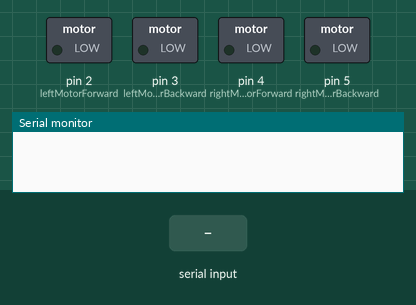
Bench run of a sketch on a simulated Arduino Uno, built with avr-gcc and run on an emulated ATmega328P. Parts: switched loads named in the sketch (green lamp = pin HIGH), the last lines printed to the serial monitor. The inputs (shaded band) are chosen by the test bench.

Above: at 1.2 s.
1.3 s: "F" received over Serial
At 2.1 s:
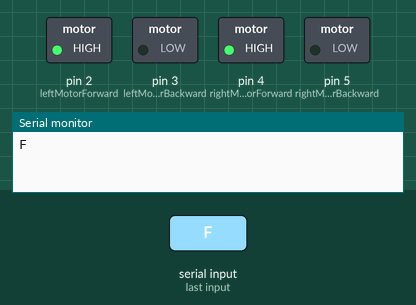
2.8 s: "B" received over Serial
At 3.3 s:
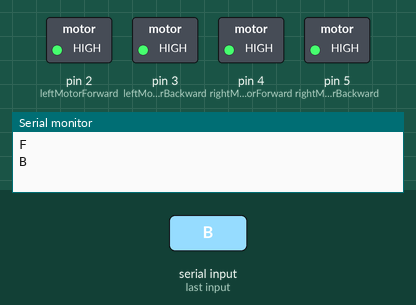
Timing chart, 0 to 5.8 s (numbered marks = the images above; inputs shaded):
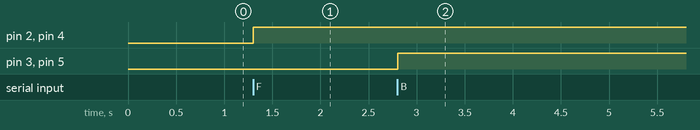

The sketch:

projet.ino.ino
```cpp
char cmd;
const int leftMotorForward=2;
const int leftMotorBackward=3;
const int rightMotorForward=4;
const int rightMotorBackward=5;
void setup() {
  // put your setup code here, to run once:
  Serial.begin(9600);
  pinMode(leftMotorForward,OUTPUT);
  pinMode(leftMotorBackward,OUTPUT);
  pinMode(rightMotorForward,OUTPUT);
  pinMode(rightMotorBackward,OUTPUT);
}

void loop() {
  // put your main code here, to run repeatedly:
  if (Serial.available()) {
    cmd = Serial.read(); // Declare 'command' here
    Serial.println(cmd);

  }
  if(cmd=='F'){
   digitalWrite(leftMotorForward,HIGH);
   digitalWrite(rightMotorForward,HIGH);
  }
  else if(cmd=='B'){
   digitalWrite(leftMotorBackward,HIGH);
   digitalWrite(rightMotorBackward,HIGH);
  }
  else if(cmd=='L'){
   digitalWrite(rightMotorForward,HIGH);
  }
  else if(cmd=='R'){
   digitalWrite(leftMotorForward,HIGH);
  }
  else{
   digitalWrite(leftMotorForward,LOW);
   digitalWrite(leftMotorBackward,LOW);
   digitalWrite(rightMotorForward,LOW);
   digitalWrite(rightMotorBackward,LOW);
  }
  delay(50);
}
```

Measured:
- after the input at 1.3 s, pin 2 (leftMotorForward), pin 4 (rightMotorForward): LOW → HIGH at once
- after the input at 2.8 s, pin 3 (leftMotorBackward), pin 5 (rightMotorBackward): LOW → HIGH at once
